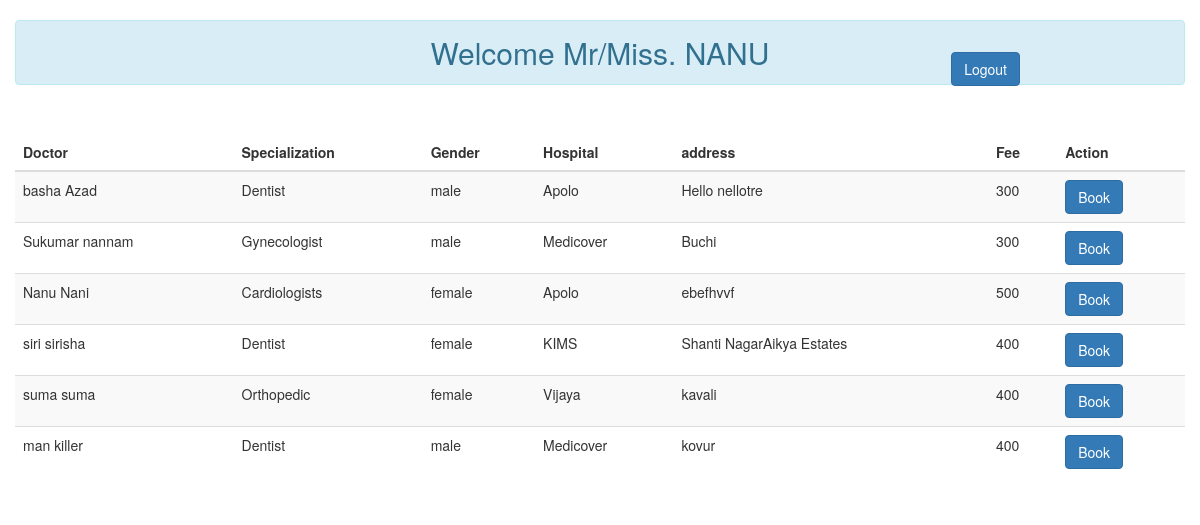
/user_home/ (signed in), run on the app's committed database.
### quickapp/models.py (models this page shows)
class usrData(models.Model):
    username = models.CharField(max_length=20,primary_key=True,unique=True)
    name=models.CharField(max_length=30)
    email = models.EmailField(max_length=40)
    mobile=models.IntegerField()
    password = models.CharField(max_length=30)

class Doctor_data(models.Model):
    fname=models.CharField(max_length=200,primary_key=True)
    lname=models.CharField(max_length=200)
    gender=models.CharField(max_length=20)
    email=models.EmailField(max_length=200,unique=True)
    mobile=models.IntegerField()
    specialization = models.CharField(max_length=200)
    hospital = models.CharField(max_length=200)
    mobile = models.IntegerField()
    price = models.CharField(max_length=10)
    address = models.CharField(max_length=500)
    password=models.CharField(max_length=30)

### quickapp/views.py (the view)
# urls.py: path('user_home/',usr_log_session),
def usr_log_session(request):
    doc= Doctor_data.objects.all()
    username = request.session['usr']
    usr=usrData.objects.get(username=username)
    return render(request,'usrp.html',{'user':usr,'docd':doc})

### quickapp/templates/usrp.html (shortened to what this page needs)
{% load static %}
<!DOCTYPE html>
<html lang="en">
<head>
    <link rel="stylesheet" href="https://maxcdn.bootstrapcdn.com/bootstrap/3.4.1/css/bootstrap.min.css">
  </head>
<body>
  <h2 class="container  alert mt-3 text-center shadow alert-info bg-body-tertiary ">Welcome Mr/Miss. <span class="text-uppercase">{{user.name}}</span></h2>
  <div class="" style="display: flex;text-align: end;justify-content: end;
  padding-right: 15%;
  margin-top: -4.4%;">
    <span class="m-auto btn btn-primary" onclick="logout()" >Logout</span>
</div>
 <div class="box" style="margin-top: 4%;">
  <div class="container-fluid">
    <table class="table table-striped table-responsive table-hover">
      <thead>
        <tr class="text-center">
          <th>Doctor</th>
          <th>Specialization</th>
          <th>Gender</th>
          <th>Hospital</th>
          <th>address</th>
          <th>Fee</th>
          <th>Action</th>
        </tr>
      </thead>
      <tbody>
        {% for doc in docd %}
        <tr>
          <td>{{doc.fname}} {{doc.lname}} </td>
          <td>{{doc.specialization}} </td>
          <td>{{doc.gender}} </td>
          <td>{{doc.hospital}} </td>
          <td>{{doc.address}} </td>
          <td>{{doc.price}} </td>
          <td>
            <button type="button" class="btn btn-primary" data-toggle="modal" data-target="#book" data-whatever="@mdo">Book</button>
          </td>
        </tr>
        {% endfor %}
      </tbody>
    </table>
  </div>
 </div>
</body>
</html>

### data on the page
usrData: name "NANU"
Doctor_data: fname "basha", lname "Azad", specialization "Dentist", gender "male", hospital "Apolo", address "Hello nellotre", price "300"
Doctor_data: fname "Sukumar", lname "nannam", specialization "Gynecologist", gender "male", hospital "Medicover", address "Buchi", price "300"
Doctor_data: fname "Nanu", lname "Nani", specialization "Cardiologists", gender "female", hospital "Apolo", address "ebefhvvf", price "500"
Doctor_data: fname "siri", lname "sirisha", specialization "Dentist", gender "female", hospital "KIMS", address "Shanti NagarAikya Estates", price "400"
Doctor_data: fname "suma", lname "suma", specialization "Orthopedic", gender "female", hospital "Vijaya", address "kavali", price "400"
Doctor_data: fname "man", lname "killer", specialization "Dentist", gender "male", hospital "Medicover", address "kovur", price "400"
